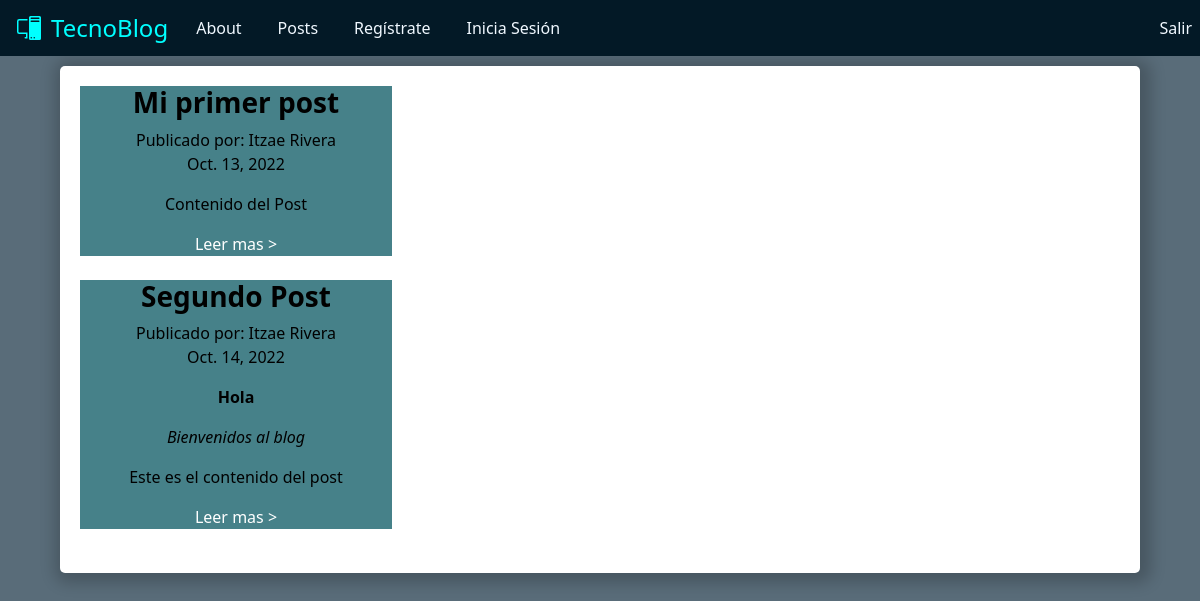
The app's page /tecnoBlog/verPosts with its own data.
### tecnoBlog/models.py (models this page shows, shortened)
class Blogs(models.Model):
    idBlog = models.IntegerField()
    titulo = models.CharField(max_length=40)
    subtitulo = models.CharField(max_length=60)
    contenido = models.CharField(max_length=500)
    autor = models.CharField(max_length=60)
    fecha = models.DateField()

### tecnoBlog/views.py (the view)
# urls.py: path('tecnoBlog/verPosts', verPosts),
def verPosts(request=None):
    blogs = Blogs.objects.all() #Trae todo
    return render(request, "verPosts.html", {"blogs": blogs})

### tecnoBlog/template/verPosts.html
{% extends 'homePage.html' %}
{% block content %}
    <div class="contenido_home">
        {% for blog in blogs %}
            <div class="listaPosts">
                <h3><b>{{ blog.titulo }}</b></h3>
                <label for=""> Publicado por: {{ blog.autor }}</label>
                <br>
                <p>{{ blog.fecha }}</p>
                <p>{{ blog.contenido | safe }}</p>
                <a class="leerMas" href="">Leer mas ></a>
            </div>
            <br>
        {% endfor %}
    </div>
{% endblock %}

### tecnoBlog/static/css/myestilo.css (style rules this page uses)
body { background-color: #596c79; }
.contenido_home { display: flex; width: 90%; height: auto; margin:auto; margin-top: 10px; flex-direction: column; background-color: white; border-radius: 5px; padding: 20px; color: black; box-shadow: 3px 2px 15px 8px rgba(0, 0, 0, 0.2); text-align: center; }
.listaPosts { background-color: #468189; width: 30%; }
.leerMas { text-decoration: none; color: white; }

### records on screen
Blogs: titulo "Mi primer post", autor "Itzae Rivera", fecha "Oct. 13, 2022", contenido "Contenido del Post"
Blogs: titulo "Segundo Post", autor "Itzae Rivera", fecha "Oct. 14, 2022", contenido "Hola Bienvenidos al blog Este es el contenido del post"
